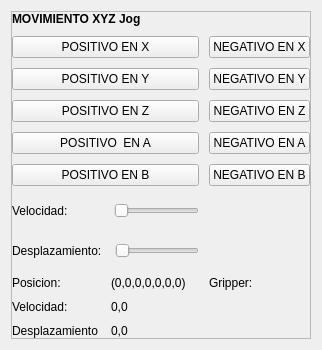
            <widget class="QWidget" name="page3">
             <layout class="QHBoxLayout" name="horizontalLayout_9">
              <item>
               <widget class="QFrame" name="frame_6">
                <property name="frameShape">
                 <enum>QFrame::StyledPanel</enum>
                </property>
                <property name="frameShadow">
                 <enum>QFrame::Raised</enum>
                </property>
                <layout class="QVBoxLayout" name="verticalLayout_6">
                 <property name="spacing">
                  <number>10</number>
                 </property>
                 <property name="leftMargin">
                  <number>0</number>
                 </property>
                 <property name="topMargin">
                  <number>0</number>
                 </property>
                 <property name="rightMargin">
                  <number>0</number>
                 </property>
                 <property name="bottomMargin">
                  <number>0</number>
                 </property>
                 <item>
                  <widget class="QLabel" name="label_25">
                   <property name="maximumSize">
                    <size>
                     <width>16777215</width>
                     <height>30</height>
                    </size>
                   </property>
                   <property name="font">
                    <font>
                     <weight>75</weight>
                     <bold>true</bold>
                    </font>
                   </property>
                   <property name="text">
                    <string>MOVIMIENTO XYZ Jog</string>
                   </property>
                  </widget>
                 </item>
                 <item>
                  <layout class="QGridLayout" name="gridLayout_5">
                   <property name="spacing">
                    <number>10</number>
                   </property>
                   <item row="7" column="2">
                    <spacer name="verticalSpacer_3">
                     <property name="orientation">
                      <enum>Qt::Vertical</enum>
                     </property>
                     <property name="sizeType">
                      <enum>QSizePolicy::Fixed</enum>
                     </property>
                     <property name="sizeHint" stdset="0">
                      <size>
                       <width>20</width>
                       <height>30</height>
                      </size>
                     </property>
                    </spacer>
                   </item>
                   <item row="8" column="0">
                    <widget class="QLabel" name="label_31">
                     <property name="text">
                      <string>Posicion:</string>
                     </property>
                    </widget>
                   </item>
                   <item row="9" column="0">
                    <widget class="QLabel" name="label_32">
                     <property name="text">
                      <string>Velocidad:</string>
                     </property>
                    </widget>
                   </item>
                   <item row="10" column="0">
                    <widget class="QLabel" name="label_29">
                     <property name="text">
                      <string>Desplazamiento</string>
                     </property>
                    </widget>
                   </item>
                   <item row="3" column="2" colspan="2">
                    <widget class="QPushButton" name="nega">
                     <property name="text">
                      <string>NEGATIVO EN A</string>
                     </property>
                    </widget>
                   </item>
                   <item row="4" column="2" colspan="2">
                    <widget class="QPushButton" name="negb">
                     <property name="text">
                      <string>NEGATIVO EN B</string>
                     </property>
                    </widget>
                   </item>
                   <item row="6" column="0" colspan="2">
                    <layout class="QHBoxLayout" name="horizontalLayout_16">
                     <item>
                      <widget class="QLabel" name="label_17">
                       <property name="text">
                        <string>Velocidad:           </string>
                       </property>
                      </widget>
                     </item>
                     <item>
                      <widget class="QSlider" name="velocidad_modo2">
                       <property name="maximumSize">
                        <size>
                         <width>200</width>
                         <height>16777215</height>
                        </size>
                       </property>
                       <property name="orientation">
                        <enum>Qt::Horizontal</enum>
                       </property>
                      </widget>
                     </item>
                    </layout>
                   </item>
                   <item row="2" column="0" colspan="2">
                    <widget class="QPushButton" name="posz">
                     <property name="text">
                      <string>POSITIVO EN Z</string>
                     </property>
                    </widget>
                   </item>
                   <item row="1" column="0" colspan="2">
                    <widget class="QPushButton" name="posy">
                     <property name="text">
                      <string>POSITIVO EN Y</string>
                     </property>
                    </widget>
                   </item>
                   <item row="8" column="1">
                    <widget class="QLabel" name="label_18">
                     <property name="text">
                      <string>(0,0,0,0,0,0,0)</string>
                     </property>
                    </widget>
                   </item>
                   <item row="0" column="0" colspan="2">
                    <widget class="QPushButton" name="posx">
                     <property name="text">
                      <string>POSITIVO EN X</string>
                     </property>
                    </widget>
                   </item>
                   <item row="7" column="0" colspan="2">
                    <layout class="QHBoxLayout" name="horizontalLayout_17">
                     <item>
                      <widget class="QLabel" name="label_16">
                       <property name="text">
                        <string>Desplazamiento: </string>
                       </property>
                      </widget>
                     </item>
                     <item>
                      <widget class="QSlider" name="desplazamiento_modo2">
                       <property name="maximumSize">
                        <size>
                         <width>200</width>
                         <height>16777215</height>
                        </size>
                       </property>
                       <property name="orientation">
                        <enum>Qt::Horizontal</enum>
                       </property>
                      </widget>
                     </item>
                    </layout>
                   </item>
                   <item row="8" column="2">
                    <widget class="QLabel" name="label_24">
                     <property name="text">
                      <string>Gripper:</string>
                     </property>
                    </widget>
                   </item>
                   <item row="0" column="2" colspan="2">
                    <widget class="QPushButton" name="negx">
                     <property name="text">
                      <string>NEGATIVO EN X</string>
                     </property>
                    </widget>
                   </item>
                   <item row="4" column="0" colspan="2">
                    <widget class="QPushButton" name="posb">
                     <property name="text">
                      <string>POSITIVO EN B</string>
                     </property>
                    </widget>
                   </item>
                   <item row="1" column="2" colspan="2">
                    <widget class="QPushButton" name="negy">
                     <property name="text">
                      <string>NEGATIVO EN Y</string>
                     </property>
                    </widget>
                   </item>
                   <item row="3" column="0" colspan="2">
                    <widget class="QPushButton" name="posa">
                     <property name="text">
                      <string>POSITIVO  EN A</string>
                     </property>
                    </widget>
                   </item>
                   <item row="2" column="2" colspan="2">
                    <widget class="QPushButton" name="negz">
                     <property name="text">
                      <string>NEGATIVO EN Z</string>
                     </property>
                    </widget>
                   </item>
                   <item row="9" column="2">
                    <layout class="QHBoxLayout" name="gripContainer"/>
                   </item>
                   <item row="9" column="1">
                    <widget class="QLabel" name="label_33">
                     <property name="text">
                      <string>0,0</string>
                     </property>
                    </widget>
                   </item>
                   <item row="6" column="2">
                    <spacer name="verticalSpacer_6">
                     <property name="orientation">
                      <enum>Qt::Vertical</enum>
                     </property>
                     <property name="sizeType">
                      <enum>QSizePolicy::Fixed</enum>
                     </property>
                     <property name="sizeHint" stdset="0">
                      <size>
                       <width>20</width>
                       <height>30</height>
                      </size>
                     </property>
                    </spacer>
                   </item>
                   <item row="10" column="1">
                    <widget class="QLabel" name="des_modo2">
                     <property name="text">
                      <string>0,0</string>
                     </property>
                    </widget>
                   </item>
                  </layout>
                 </item>
                </layout>
               </widget>
              </item>
             </layout>
            </widget>
